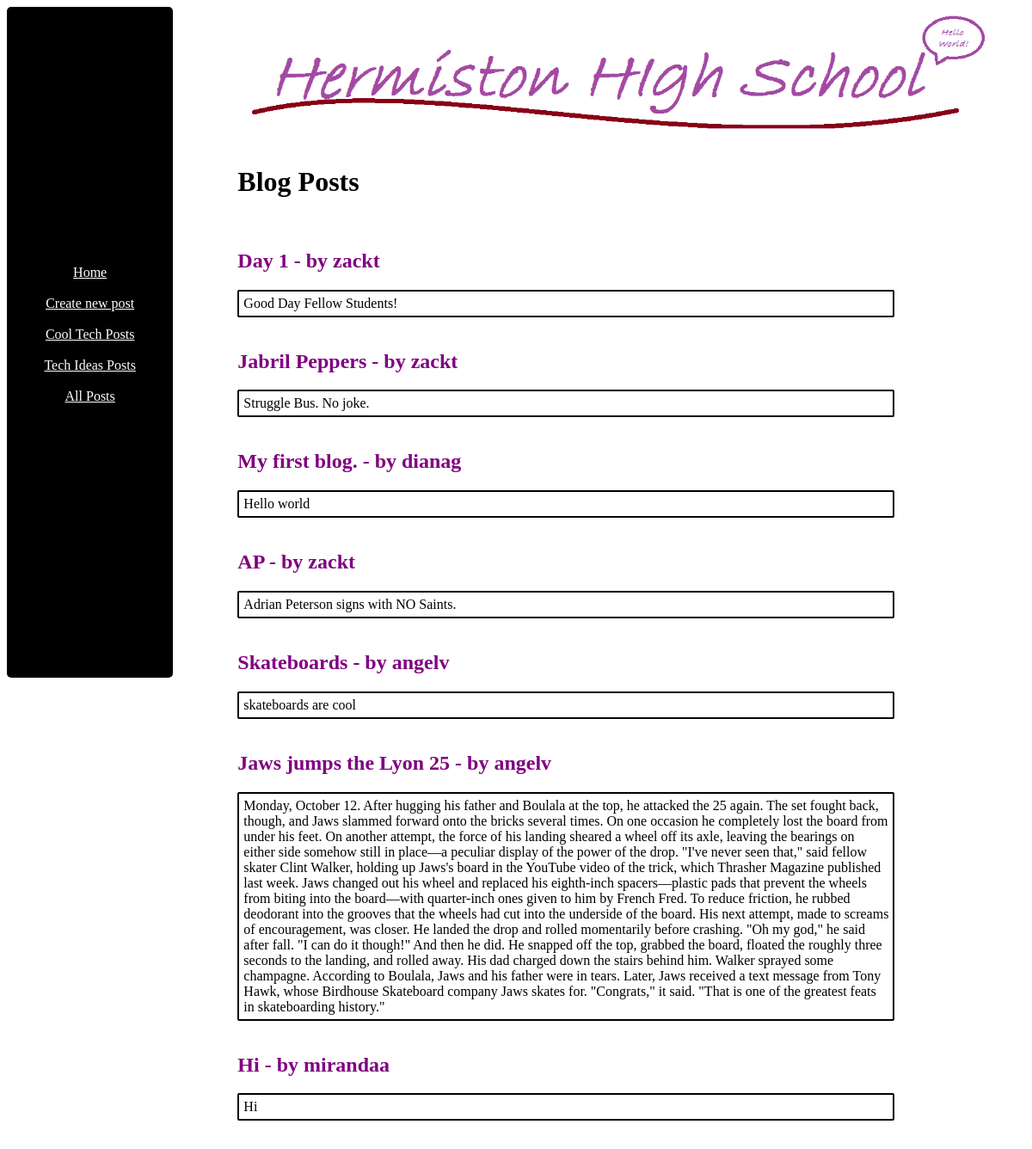
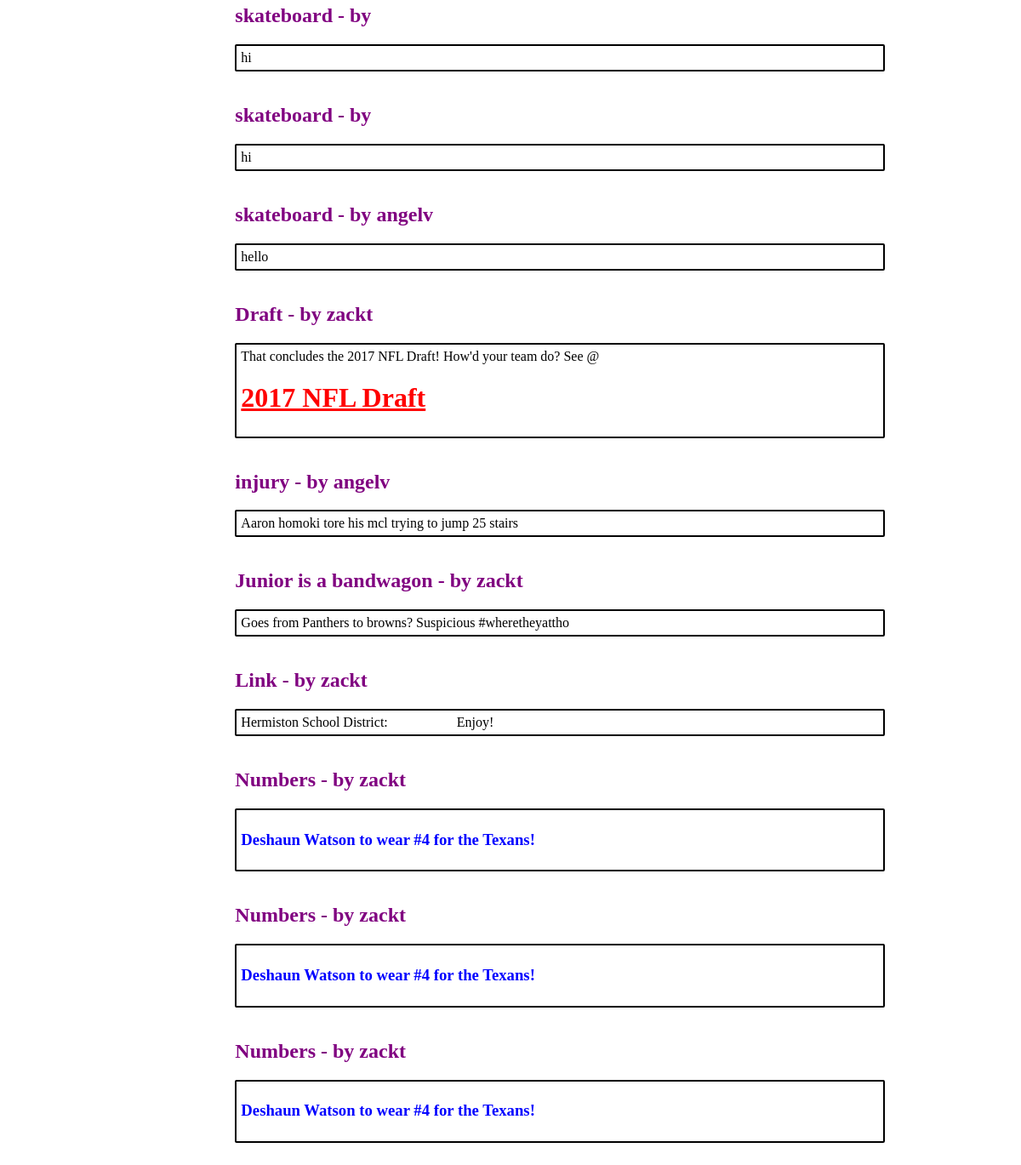
Screenshot of /html/classes/hhs/hhs_blog/blog.php (signed in) with the database file from the repository (2 pictures, top to bottom).
### tables this page shows
CREATE TABLE `hhs_blog` (
  `id` int(11) NOT NULL AUTO_INCREMENT,
  `user` text,
  `category` text,
  `info` text,
  `title` text,
  `approved` int(11) NOT NULL DEFAULT '0',
  PRIMARY KEY (`id`)
);

### html/classes/hhs/hhs_blog/blog.php (the view, shortened to what this page needs)
<html>
  <head>
    <link rel="stylesheet" type="text/css"href="style.css">
  </head>
  <body>
    <div id="main">
      <?php include "include.php"; ?>
      <div id="right">
        <img src="hhs.png" style="width:900px"><br><br>
        <?php
            echo "<h1>Blog Posts</h1><br>";
			include "../connect.php";
			$s = "Select * From hhs_blog";
		$q = mysqli_query($dbc,$s);
		if($q)
		{
			while($row = mysqli_fetch_array($q, MYSQLI_ASSOC))
			{
				echo '<h2 class="titles">'.$row['title'].' - by '.$row['user'].'</h2><div class="infos">'.$row['info'].'</div><br>';
			}
		}
		else
		{
			echo '<p>'.mysqli_error($dbc).'</p>';
			echo 'Query issue';
		}
        ?>
      </div>
    </div>
  </body>
</html>

### html/classes/hhs/hhs_blog/include.php
<div id="sidebar">
  <a href="index.php">Home</a><br><br>
  <a href="insert.php">Create new post</a><br><br>
  <a href="tech.php">Cool Tech Posts</a><br><br>
  <a href="ideas.php">Tech Ideas Posts</a><br><br>
  <a href="blog.php">All Posts</a><br><br>
</div>

### html/classes/hhs/hhs_blog/style.css (style rules this page uses)
#sidebar { width:250px; height:100%; background:black; color:white; padding-top:300px; padding-bottom:300px; text-align:center; margin:0px; border-radius:5px; }
#main { display:flex; }
#right { padding-left:75px; width:100%; }
a { color:white; }
.titles { color:purple; }
.infos { border:2px solid black; border-radius:2px; padding:5px; width:750px }

### rows the page displays
hhs_blog: title "Day 1", user "zackt", info "Good Day Fellow Students!"
hhs_blog: title "Jabril Peppers", user "zackt", info "Struggle Bus. No joke."
hhs_blog: title "My first blog.", user "dianag", info "Hello world"
hhs_blog: title "AP", user "zackt", info "Adrian Peterson signs with NO Saints."
hhs_blog: title "Skateboards", user "angelv", info "skateboards are cool"
hhs_blog: title "Jaws jumps the Lyon 25", user "angelv", info "Monday, October 12. After hugging his father and Boulala at the top, he attacked the 25 again. The set fought back, though, and Jaws slammed forward onto the bricks several times. On one occasion he completely lost the board from under his feet. On another attempt, the force of his landing sheared a wheel off its axle, leaving the bearings on either side somehow still in place—a peculiar display of the power of the drop. \"I've never seen that,\" said fellow skater Clint Walker, holding up Jaws's board in the YouTube video of the trick, which Thrasher Magazine published last week. Jaws changed out his wheel and replaced his eighth-inch spacers—plastic pads that prevent the wheels from biting…"
hhs_blog: title "Hi", user "mirandaa", info "Hi"
hhs_blog: title "skateboard", info "hi"
hhs_blog: title "skateboard", info "hi"
hhs_blog: title "skateboard", user "angelv", info "hello"
hhs_blog: title "Draft", user "zackt", info "That concludes the 2017 NFL Draft! How'd your team do? See @ 2017 NFL Draft"
hhs_blog: title "injury", user "angelv", info "Aaron homoki tore his mcl trying to jump 25 stairs"
hhs_blog: title "Junior is a bandwagon", user "zackt", info "Goes from Panthers to browns? Suspicious #wheretheyattho"
hhs_blog: title "Link", user "zackt", info "Hermiston School District: Enjoy!"
hhs_blog: title "Numbers", user "zackt", info "Deshaun Watson to wear #4 for the Texans!"
hhs_blog: title "Numbers", user "zackt", info "Deshaun Watson to wear #4 for the Texans!"
hhs_blog: title "Numbers", user "zackt", info "Deshaun Watson to wear #4 for the Texans!"
